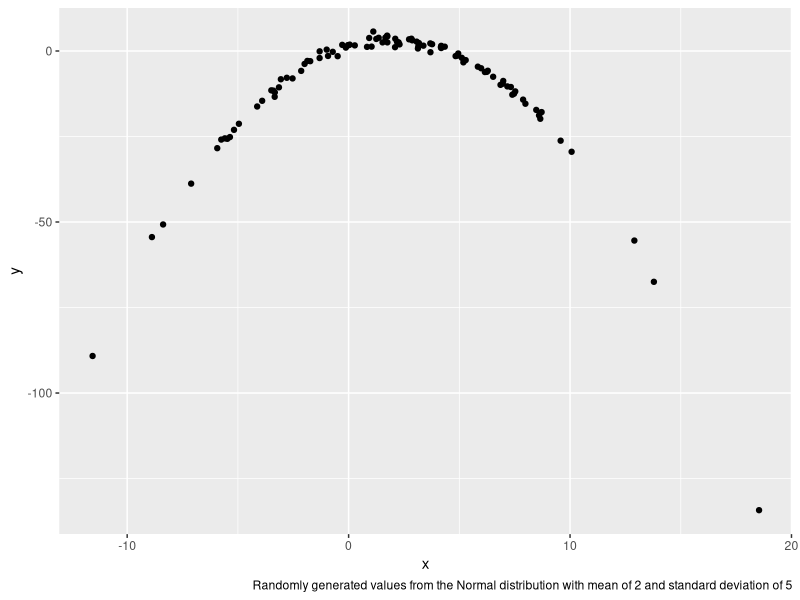

This chart was generated by the following R code:
## ---- chunk 1
 
library(tidyverse)
df = tibble( 
  x= rnorm(100,2,5),
  y = 1+2*x-.5*x^2+rnorm(100)
  )

df|>
  ggplot(aes(x=x,y=y))+
  geom_point()+ 
  labs(
    caption = "Randomly generated values from the Normal distribution with mean of 2 and standard deviation of 5"
  )
  
